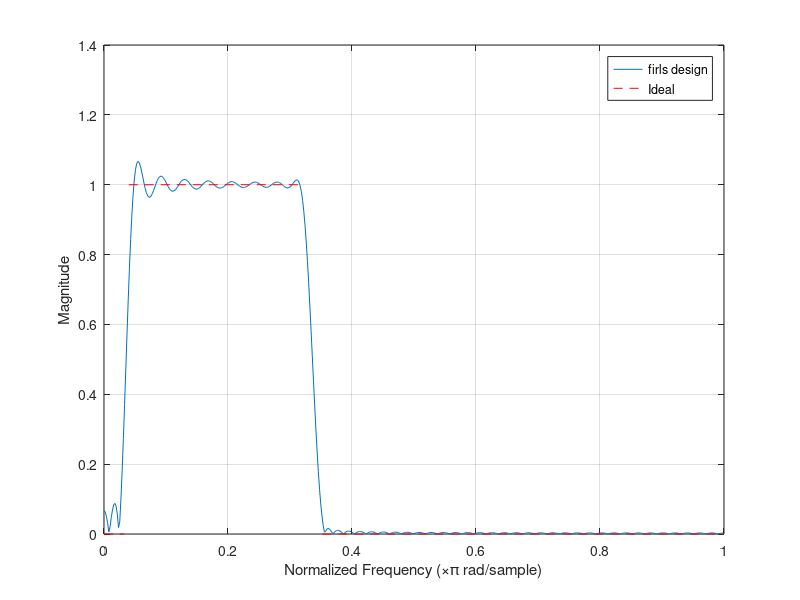

This figure's MATLAB source:
%%
clear all

Datadir = '/Users/Brenna/Documents/AndiData/';
name = 'M10';

Direction = {'IND', 'EMG'}; % create strings to specify induction or emergence

% for direc = 1:2
% %% Substrace average and filter signals
%     d = load([Datadir, name, '/cleaned_', Direction{direc}, '.mat'], 'cleandata');
%     data = d.cleandata;
%     
%     wfilt_data = cell(3,1);
%     H_wfilt_data = cell(3,1);
%     for f = 1:size(data,2)
%         bigY = data{f}(:,:);
%         channum = size(bigY,2);
%         for chan = 1:channum
%             Y = bigY(:,chan);
%
%
%         end
% %         clf
% %         kp = 0;
% %         for i = 1 
% %             subplot(2,1,kp+1), plot(Y(20000:22500,1)); axis tight; 
% %             title(['Original signal ',num2str(i*6)])
% %             subplot(2,1,kp+2), plot(Y_den(20000:22500,1)); axis tight;
% %             title(['Denoised signal ',num2str(i*6)])
% %             kp = kp + 2;
% %         end
%         wfilt_data{f,1} = Y_den;
%         H_wfilt_data{f,1} = hilbert(Y_den);
%         
%         clearvars Y_den
%     end
%     
%     clearvars Y temp den_signal
%     
%     save([Datadir, name,'/waveletfilt_', Direction{direc}],'wfilt_data')
%     save([Datadir, name,'/Hilb_waveletfilt_', Direction{direc}],'H_wfilt_data')
% end

%% Bandpass filter

% It may not actually be a bandpass filter that I want here. I need to read
% and look at what range of frequencies people use. I may want to use a
% lowpass filter instead.

% Parameters for filter design
n = 100; % filter order
% f is a vector of frequecy points between 0 and 1. These numbers define important points along the x axis.
%   Here, 1 is equal to the Nyquist frequency.
%   A larger distance between points 2 and 3 and points 4 and 5 define a
%   smoother filter that will have less ringing.
f = [0, 4/125, 5/125, 40/125, 44/125, 125/125]; % I don't remember the signficance of the number 125. It may have just been something I was trying when things worked.
% a is a vector of desired amplitude for the points defined in f.
a = [0, 0, 1, 1, 0, 0];

b = firls(n, f, a);

figure(1);
clf;
[H,g] = freqz(b,1,512,2);
plot(g,abs(H))
hold on
for i = 1:2:length(a) 
   plot([f(i) f(i+1)],[a(i) a(i+1)],'r--')
end
legend('firls design','Ideal')
grid on
xlabel('Normalized Frequency (\times\pi rad/sample)')
ylabel('Magnitude')



b = firls(n, f, a);